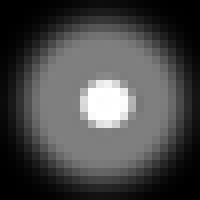
#> input picture DeconvolutionColorPrior/kernels/fading.png, 25 x 25 px (shown 8 times larger)
$ python debug_fft.py
#> lines starting #> are read from the running program, lines starting #| are printed output that depends on the picture
#!/usr/bin/env python3
"""Debug script to test FFT-based solve and understand banding issue."""

import numpy as np
from scipy.fft import fft2, ifft2
from pathlib import Path
import imageio.v3 as iio
from skimage.transform import resize

from deconv import psf2otf, img_to_norm_grayscale


def create_blur_kernel(image_path, size):
    """Load and resize blur kernel from image."""
#> called with size = 15
    kernel = iio.imread(image_path)
#> kernel is the input picture: shape (25, 25, 3); min 0, max 255, mean 72.2
#> (the call stopped at in create_blur_kernel, `kernel = img_to_norm_grayscale(kernel)`: deconv is not available in this run)
    kernel = img_to_norm_grayscale(kernel)
    kernel = resize(kernel, (size, size), order=3, anti_aliasing=True)
    kernel = kernel / kernel.sum()
    return kernel


def solve_fft(Nomin1, Denom1, tau, lambda_val, f):
    """FFT-based solver."""
    x = (tau * 2 * lambda_val * Nomin1 + fft2(f)) / (tau * 2 * lambda_val * Denom1 + 1)
    return np.real(ifft2(x))


def analyze_otf(kernel, shape, name):
    """Analyze OTF structure."""
    otf = psf2otf(kernel, shape)

    print(f"\n=== {name} (kernel {kernel.shape}) ===")
    print(f"OTF shape: {otf.shape}")
    print(f"OTF |min|: {np.abs(otf).min():.6f}")
    print(f"OTF |max|: {np.abs(otf).max():.6f}")

    # Count near-zero frequencies
    abs_otf = np.abs(otf)
    threshold = 0.01 * abs_otf.max()
    near_zero = np.sum(abs_otf < threshold)
    print(f"Near-zero frequencies (<1% of max): {near_zero} / {otf.size} = {100*near_zero/otf.size:.1f}%")

    # Check for structure in near-zeros
    # Look at rows/cols with many near-zeros
    near_zero_mask = abs_otf < threshold
    row_zeros = near_zero_mask.sum(axis=1)
    col_zeros = near_zero_mask.sum(axis=0)

    print(f"Rows with most near-zeros: max={row_zeros.max()} at row {row_zeros.argmax()}")
    print(f"Cols with most near-zeros: max={col_zeros.max()} at col {col_zeros.argmax()}")

    # Check DC component
    print(f"DC component (OTF[0,0]): {otf[0,0]:.6f}")

    return otf


def test_simple_deconv():
    """Test simple deconvolution to isolate the banding issue."""
    base_dir = Path(__file__).parent / 'DeconvolutionColorPrior'
    kernel_path = base_dir / 'kernels' / 'fading.png'

    # Create a simple test image (smooth gradient)
    h, w = 100, 150
    test_img = np.outer(np.linspace(0.2, 0.8, h), np.ones(w))
    print(f"Test image: {h}x{w}, range [{test_img.min():.3f}, {test_img.max():.3f}]")

    # Test with different kernel sizes
    for kernel_size in [15, 25, 43]:
        kernel = create_blur_kernel(kernel_path, kernel_size)
#> (the call stopped at in create_blur_kernel, `kernel = img_to_norm_grayscale(kernel)`: deconv is not available in this run)

        # Analyze OTF
        shape = test_img.shape
        otf = analyze_otf(kernel, shape, f"Kernel {kernel_size}x{kernel_size}")

        # Prepare FFT solve inputs
        Nomin1 = np.conj(otf) * fft2(test_img)
        Denom1 = np.abs(otf) ** 2

        # Apply solve_fft
        tau = 0.1
        lambda_val = 100.0
        result = solve_fft(Nomin1, Denom1, tau, lambda_val, test_img)

        # Analyze result for banding
        row_means = result.mean(axis=1)
        row_stds = result.std(axis=1)
        row_diffs = np.diff(row_means)

        print(f"\nResult analysis:")
        print(f"  Range: [{result.min():.3f}, {result.max():.3f}]")
        print(f"  Row mean std: {row_means.std():.6f}")
        print(f"  Row-to-row jumps: max={np.abs(row_diffs).max():.6f}")
        print(f"  Overall std: {result.std():.6f}")

        # Check if result is smooth (no banding)
        if np.abs(row_diffs).max() > 0.01:
            print(f"  WARNING: Potential banding detected!")
            # Find the problematic rows
            problem_rows = np.where(np.abs(row_diffs) > 0.01)[0]
            if len(problem_rows) > 0:
                print(f"  Problem row transitions: {problem_rows[:10]}...")


def test_with_real_image():
    """Test with the actual demo image."""
    base_dir = Path(__file__).parent / 'DeconvolutionColorPrior'
    kernel_path = base_dir / 'kernels' / 'fading.png'
    image_path = base_dir / 'images' / 'houses_big.jpg'

    # Load image
    I = iio.imread(image_path)
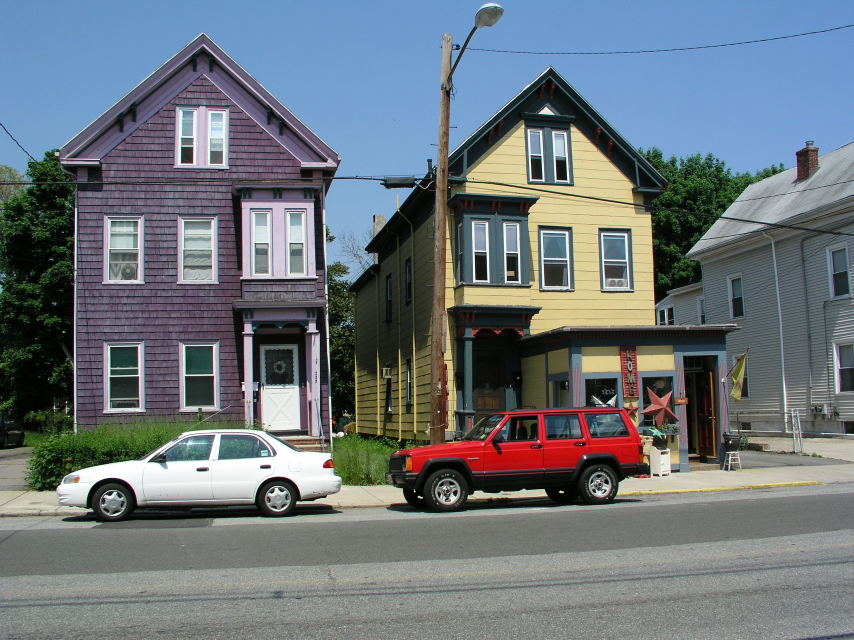
#> input picture DeconvolutionColorPrior/images/houses_big.jpg, 2560 x 1920 px (shown at 1/3 size)
#> I is the input picture: shape (1920, 2560, 3); mean R, G, B 108.5, 117.3, 123.3
    I = resize(I, (int(I.shape[0] * 0.15), int(I.shape[1] * 0.15)), anti_aliasing=True)
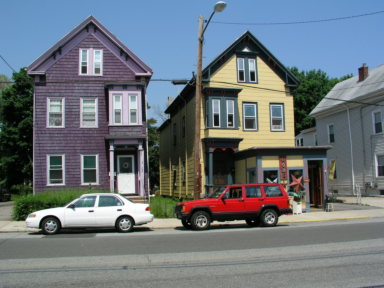
#> I: shape (288, 384, 3) float64; mean R, G, B 0.426, 0.46, 0.483
    I = I.astype(np.float64)
    I = I / I.max()
    I = I ** 2.0  # Linearize
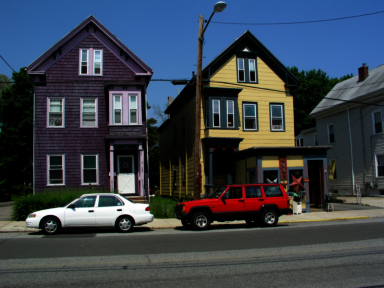
#> I: shape (288, 384, 3) float64; mean R, G, B 0.224, 0.258, 0.299

    print(f"\nReal image: {I.shape}")
#| Real image: (288, 384, 3)

    # Test channel 2 (largest kernel, worst banding)
    kernel_size = 43
    kernel = create_blur_kernel(kernel_path, kernel_size)

    # Get one channel
    img = I[:, :, 2]
    shape = img.shape

    # Analyze OTF
    otf = analyze_otf(kernel, shape, f"Real image kernel {kernel_size}x{kernel_size}")

    # Check OTF symmetry
    print("\nOTF symmetry check:")
    print(f"  |OTF| row 0 mean: {np.abs(otf[0, :]).mean():.6f}")
    print(f"  |OTF| col 0 mean: {np.abs(otf[:, 0]).mean():.6f}")

    # Visualize OTF magnitude pattern
    abs_otf = np.abs(otf)
    print(f"\nOTF magnitude at key locations:")
    print(f"  OTF[0,0] (DC): {abs_otf[0,0]:.6f}")
    print(f"  OTF[0,1]: {abs_otf[0,1]:.6f}")
    print(f"  OTF[1,0]: {abs_otf[1,0]:.6f}")
    print(f"  OTF[h//2,0] (Nyquist row): {abs_otf[shape[0]//2,0]:.6f}")
    print(f"  OTF[0,w//2] (Nyquist col): {abs_otf[0,shape[1]//2]:.6f}")

    # Test solve_fft
    Nomin1 = np.conj(otf) * fft2(img)
    Denom1 = np.abs(otf) ** 2

    tau = 0.1
    lambda_val = 750.0
    result = solve_fft(Nomin1, Denom1, tau, lambda_val, img)

    # Analyze for banding
    row_means = result.mean(axis=1)
    row_diffs = np.diff(row_means)

    print(f"\nResult analysis:")
    print(f"  Input row mean std: {img.mean(axis=1).std():.6f}")
    print(f"  Output row mean std: {row_means.std():.6f}")
    print(f"  Row-to-row max jump: {np.abs(row_diffs).max():.6f}")

    # Compare with input
    input_row_diffs = np.diff(img.mean(axis=1))
    print(f"  Input row-to-row max jump: {np.abs(input_row_diffs).max():.6f}")

    # Check frequency content difference
    fft_input = fft2(img)
    fft_output = fft2(result)

    print(f"\nFrequency comparison:")
    print(f"  Input |FFT| at row 0 sum: {np.abs(fft_input[0, :]).sum():.2f}")
    print(f"  Output |FFT| at row 0 sum: {np.abs(fft_output[0, :]).sum():.2f}")
    print(f"  Input |FFT| at col 0 sum: {np.abs(fft_input[:, 0]).sum():.2f}")
    print(f"  Output |FFT| at col 0 sum: {np.abs(fft_output[:, 0]).sum():.2f}")

    # Save result for visual inspection
    output_dir = Path(__file__).parent / 'output'
    output_dir.mkdir(exist_ok=True)

    result_clipped = np.clip(result, 0, 1)
    iio.imwrite(output_dir / 'debug_fft_result.png',
                (result_clipped * 255).astype(np.uint8))
    print(f"\nSaved debug result to {output_dir}/debug_fft_result.png")


def test_kernel_symmetry():
    """Check if kernel is symmetric."""
    base_dir = Path(__file__).parent / 'DeconvolutionColorPrior'
    kernel_path = base_dir / 'kernels' / 'fading.png'

    print("\n=== Kernel Symmetry Check ===")

    for size in [15, 25, 43]:
        kernel = create_blur_kernel(kernel_path, size)

        # Check various symmetries
        horiz_flip = np.allclose(kernel, kernel[:, ::-1], rtol=0.01)
        vert_flip = np.allclose(kernel, kernel[::-1, :], rtol=0.01)
        transpose = np.allclose(kernel, kernel.T, rtol=0.01)

        print(f"\nKernel {size}x{size}:")
        print(f"  Horizontally symmetric: {horiz_flip}")
        print(f"  Vertically symmetric: {vert_flip}")
        print(f"  Transpose symmetric: {transpose}")

        # Check center of mass
        y_coords, x_coords = np.ogrid[:size, :size]
        center_y = (kernel * y_coords).sum() / kernel.sum()
        center_x = (kernel * x_coords).sum() / kernel.sum()
        expected_center = (size - 1) / 2

        print(f"  Center of mass: ({center_y:.2f}, {center_x:.2f})")
        print(f"  Expected center: ({expected_center:.2f}, {expected_center:.2f})")

        # Asymmetry measure
        h_asym = np.abs(kernel - kernel[:, ::-1]).max()
        v_asym = np.abs(kernel - kernel[::-1, :]).max()
        print(f"  Max horizontal asymmetry: {h_asym:.6f}")
        print(f"  Max vertical asymmetry: {v_asym:.6f}")


if __name__ == '__main__':
    test_kernel_symmetry()
    test_simple_deconv()
    test_with_real_image()
#> (the call stopped at in create_blur_kernel, `kernel = img_to_norm_grayscale(kernel)`: deconv is not available in this run)
